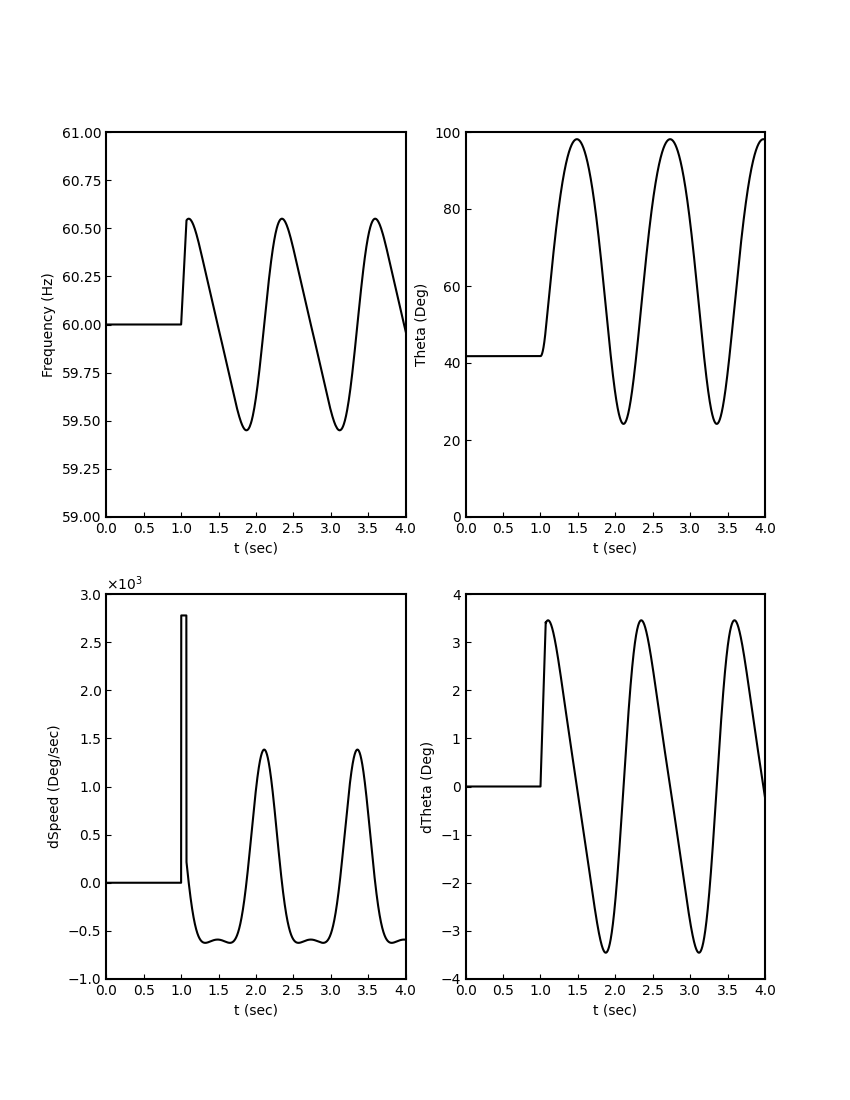

Generate this figure with Python:
'''
How to plot a time series of single power system quantity in a CSV File.

A third example of how to plot a subset of quantities in an OpenDSS CSV file 
with user specified axes limits. The time range is limited to [0,4] seconds 
and the range of the variables to: 

Frequency: [59, 61]
Theta:     [0, 100]
dSpeed:    [None, None]
dTheta:    [None, None]

This example supports the following arguments as options. 

-noshow : No figure is shown if this flag is present
-nosave : No figure is saved if this flag is present

They can be invoked from a command line as, for example, to not show the
plot to allow batch execution: 

$ python example03.py -noshow

All functions in the OpenDSS SciVis library are designed to only work with 
one-dimensional arrays, e.g. time series of power system variables for a 
given component in a power grid. The one-dimensional data are read in as 
dictionaries via Comma, Separated, Value (CSV) files:

filename = 'SimpleDemo_Mon_g1out_1'
data = osv.read_element_data(filename)

The plot is written to a file in Portable Network Graphics (PNG) format, see
plt.savefig() below. Other formats are available by specifying the appropriate
file suffix for graphics supported by matplotlib. 

The data used in this example is for a simulated event consisting of a 
3-phase fault to ground with zero impedance on the high voltage side of 
the station transformer (bus HT). The fault is cleared after 70 ms and 
the simulation continues until 5s. This is named the simple Dynamic 
Kundur case because it replicates a single machine infinite bus example 
in the textbook Kundur (1994), p. 732, Example 12.2. 

The functions used here from the OpenDSS_SciVis library read the files
output by OpenDSS in Comma Separated Value (CSV) format. The first row of
the latter is a header describing the the quantities stored in each column, 
their units, etc., as shown below.

hour t(sec) Frequency Theta (Deg) Vd       PShaft    dSpeed (Deg/sec)  dTheta (Deg)
0    0.001    60      41.7727     1.16259  2.00E+09  -9.26E-05         -9.00E-10
0    0.002    60      41.7727     1.16259  2.00E+09  -9.26E-05         -2.43E-09
...

The first two columns contain the time evolution in hours & seconds while the third and 
subsequent columns indicate monitored quantities.

Frequency (Hz): network frequency (fundamental frequency, typical nominal values are
                50 or 60Hz)
Theta (Deg)     : rotor angle of the synchronous machine (generator)
Vd              : direct axis voltage of the generator terminal bus
PShaft          : shaft power or mechanical from prime mover (typically a hydro, 
                  gas or steam turbine that spins the generator to generate electricity)
dSpeed (Deg/sec): speed deviation of synchronous machine. This should be zero in steady 
                  state and vary after/during disturbances
dTheta (Deg)    : angular deviation of synchronous machine rotor. Should be zero in
                  steady state and vary after a disturbance.

Reference: 

Kundur, Prabha (1994) Power System Stability and Control, McGraw Hill, New York, New 
  York, pp. 1176.

Author: Peter A. Rochford
        Xator Corporation
        www.xatorcorp.com

Created on Aug 8, 2023

@author: [email redacted]
'''

import argparse
import matplotlib.pyplot as plt
import opendss_scivis as osv
        
if __name__ == '__main__':
    
    # Define optional arguments for script
    arg_parser = argparse.ArgumentParser()
    arg_parser.add_argument('-noshow', dest='no_show', action='store_true',
                            help="No figure is shown if this flag is present.")
    arg_parser.add_argument('-nosave', dest='no_save', action='store_true',
                            help="No figure is saved if this flag is present.")
    args = arg_parser.parse_args()
    del arg_parser

    # Close any previously open graphics windows
    plt.close('all')
        
    # Read data from OpenDSS CSV files
    filename = 'C:\Data\INDUCES\OpenDSS\SciViz\SimpleDemo_Mon_g1out_1'
    data = osv.read_element_data(filename)

    # Extract data to be plotted
    variables = ['t(sec)', 'Frequency (Hz)', 'Theta (Deg)', 'dSpeed (Deg/sec)', \
                 'dTheta (Deg)']
    tsdata = osv.get_time_series(variables,data)

    '''
    Produce line plot of all time series

    For an exhaustive list of options to customize your diagram, 
    please call the function at a Python command line:
    >> time_series_plot
    '''
    # osv.time_series_plot(tsdata)
    axes_limits = {}
    axes_limits['Frequency'] = [0,4,59,61]
    axes_limits['Theta'] = [0,4,0,100]
    axes_limits['dSpeed'] = [0,4,None,None]
    axes_limits['dTheta'] = [0,4,None,None]
    osv.time_series_plot(tsdata, axislim = axes_limits)

    # Write plot to file if arguments say so
    None if args.no_save else plt.savefig('example03.png')

    # Show plot if arguments say so
    None if args.no_show else plt.show()
